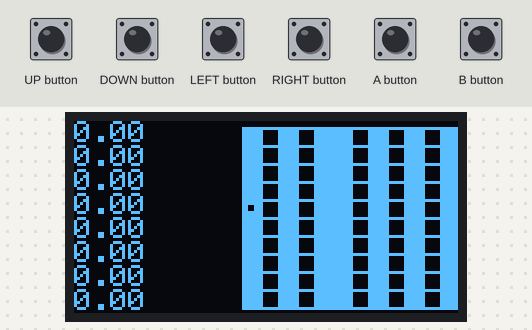
Recording of a sketch running on a simulated Arduboy, built with avr-gcc and run on an emulated ATmega32U4. On the bench: 128×64 one-colour display. Inputs (shaded band) come from the test bench.

Above: at 1.28 s.
1.3 s: UP button pressed for 0.15 s
2.0 s: DOWN button pressed for 0.15 s
2.7 s: LEFT button pressed for 0.15 s
At 2.89 s:
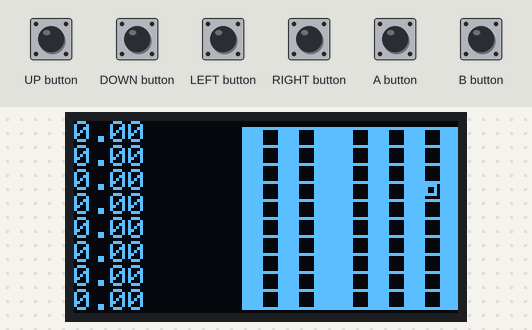
3.4 s: RIGHT button pressed for 0.15 s
4.1 s: A button pressed for 0.15 s
At 4.2 s:
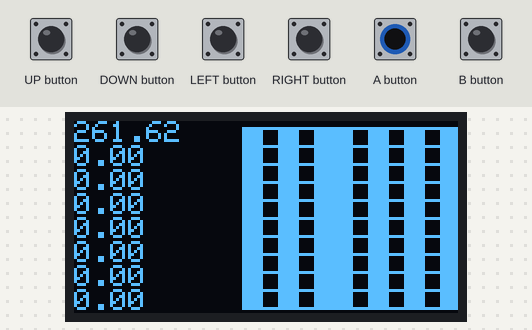
4.8 s: B button pressed for 0.15 s
At 4.91 s:
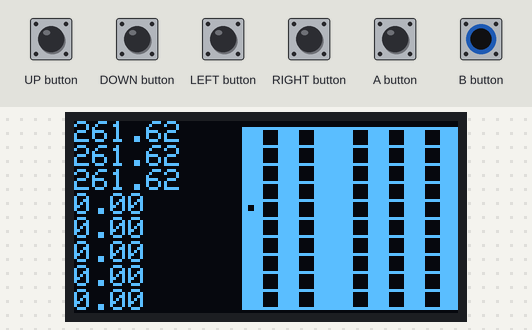
Timing chart, 0 to 6.5 s (numbered marks = the images above; inputs shaded):
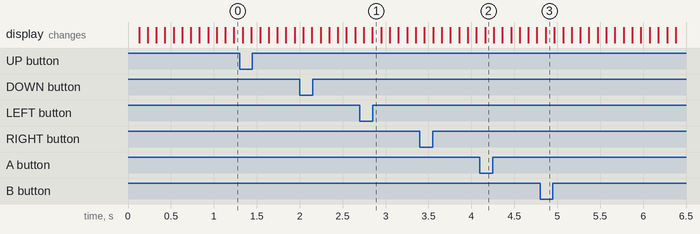

Measured:
- after the input at 2.7 s, the display: first differs from a run without the input after 0.15 s (image 1)
- after the input at 4.1 s, the display: changes after 0.06 s (image 2)
- after the input at 4.8 s, the display: changes after 0.07 s (image 3)

The sketch:

PlayNote.ino
```cpp
#include <Arduboy2.h>
#include <ArduboyPlaytune.h>

Arduboy2 arduboy;
ArduboyPlaytune tunes(arduboy.audio.enabled);
int FORM_WIDTH=12;
int FORM_HEIGHT=10;
int MASS_WIDTH=6;
int MASS_HEIGHT=6;
int x;
int y;
const float TONEUP=1.059463094359; //http://www.phy.mtu.edu/~suits/NoteFreqCalcs.html
const float C0 = 16.351; //http://www.liutaiomottola.com/formulae/freqtab.htm
const int NOTE_LENGTH=200; //millisec
float note[]={0,0,0,0,0,0,0,0};
bool mass_blink=false;

void setup() {
  arduboy.begin();
  arduboy.setFrameRate(10);
  //audio setup
  tunes.initChannel(PIN_SPEAKER_1);
  tunes.initChannel(PIN_SPEAKER_2);
  x=0;
  y=4;
}

void saveNote(float newnote){
  for(int i=7; i > 0; i--){
    note[i]=note[i-1];
  }
  note[0]=newnote;
}

void loop() {
  arduboy.clear();
  if (!(arduboy.nextFrame()))
    return;
  if(arduboy.pressed(UP_BUTTON)){
    y = (y + FORM_HEIGHT -1) % FORM_HEIGHT;
  }
  if(arduboy.pressed(DOWN_BUTTON)){
    y = (y + FORM_HEIGHT + 1) % FORM_HEIGHT;
  }
  if(arduboy.pressed(LEFT_BUTTON)){
    x = (x + FORM_WIDTH - 1) % FORM_WIDTH;
    if(x % FORM_WIDTH == FORM_WIDTH - 1 ){
      y = (y + FORM_HEIGHT - 1) % FORM_HEIGHT;
    }
  }
  if(arduboy.pressed(RIGHT_BUTTON)){
    x = (x + FORM_WIDTH + 1) % FORM_WIDTH;
    if(x==0){
      y = (y + FORM_HEIGHT + 1) % FORM_HEIGHT;
    }
  }
  if(arduboy.pressed(B_BUTTON)){
    float newnote=C0;
    for(int i=1; i <= y * FORM_WIDTH + x ; i++){
      newnote *= TONEUP;
    }
    saveNote(newnote);
    tunes.tone(note[0],NOTE_LENGTH);
  }
  if(arduboy.pressed(A_BUTTON)){
    float newnote=C0;
    for(int i=1; i <= y * FORM_WIDTH + x ; i++){
      newnote *= TONEUP;
    }
    saveNote(newnote);
    tunes.tone(note[0],NOTE_LENGTH * 3);
  }
  //Display
  int MARGIN_X=128 - (MASS_WIDTH * FORM_WIDTH);
  int MARGIN_Y=(64 - MASS_HEIGHT * FORM_HEIGHT)/2;
  for(int i=0; i < FORM_WIDTH; i++){
    for(int j=0; j < FORM_HEIGHT; j++){
      if(i == 1 || i==3 || i==6 || i==8 || i==10){
        arduboy.drawRect(
          i * MASS_WIDTH + MARGIN_X,
          j * MASS_HEIGHT + MARGIN_Y,
          MASS_WIDTH +1,
          MASS_HEIGHT +1
        );
      }else{
        arduboy.fillRect(
          i * MASS_WIDTH + MARGIN_X,
          j * MASS_HEIGHT + MARGIN_Y,
          MASS_WIDTH +1,
          MASS_HEIGHT +1
        );
      }
      if(mass_blink){
        if(x==i && y==j){
          arduboy.drawRect(
            x * MASS_WIDTH + MARGIN_X + 1,
            y * MASS_HEIGHT + MARGIN_Y + 1,
            MASS_WIDTH - 2,
            MASS_HEIGHT - 2
          );
          arduboy.drawRect(
            x * MASS_WIDTH + MARGIN_X + 2,
            y * MASS_HEIGHT + MARGIN_Y + 2,
            MASS_WIDTH - 4,
            MASS_HEIGHT - 4,
            BLACK
          );
        }
      }
    }
  }
  for(int i=0; i < 8; i++){
    arduboy.print(note[i]);
    arduboy.print('\n');
  }
  mass_blink=!mass_blink;
  arduboy.display();
}
```
